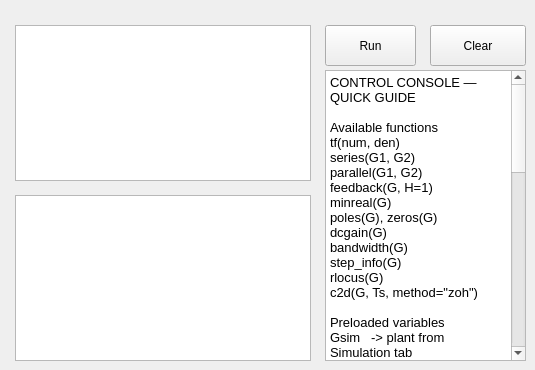
   <widget class="QWidget" name="tab_9">
    <attribute name="title">
     <string>Control Console</string>
    </attribute>
    <widget class="QTextEdit" name="command_input">
     <property name="geometry">
      <rect>
       <x>15</x>
       <y>25</y>
       <width>296</width>
       <height>156</height>
      </rect>
     </property>
    </widget>
    <widget class="QTextBrowser" name="result_output">
     <property name="geometry">
      <rect>
       <x>15</x>
       <y>195</y>
       <width>296</width>
       <height>166</height>
      </rect>
     </property>
    </widget>
    <widget class="QPushButton" name="run_button">
     <property name="geometry">
      <rect>
       <x>325</x>
       <y>25</y>
       <width>91</width>
       <height>41</height>
      </rect>
     </property>
     <property name="text">
      <string>Run</string>
     </property>
    </widget>
    <widget class="QPushButton" name="clear_button">
     <property name="geometry">
      <rect>
       <x>430</x>
       <y>25</y>
       <width>96</width>
       <height>41</height>
      </rect>
     </property>
     <property name="text">
      <string>Clear</string>
     </property>
    </widget>
    <widget class="QTextBrowser" name="result_output_2">
     <property name="geometry">
      <rect>
       <x>325</x>
       <y>70</y>
       <width>201</width>
       <height>291</height>
      </rect>
     </property>
     <property name="html">
      <string>&lt;!DOCTYPE HTML PUBLIC &quot;-//W3C//DTD HTML 4.0//EN&quot; &quot;http://www.w3.org/TR/REC-html40/strict.dtd&quot;&gt;
&lt;html&gt;&lt;head&gt;&lt;meta name=&quot;qrichtext&quot; content=&quot;1&quot; /&gt;&lt;style type=&quot;text/css&quot;&gt;
p, li { white-space: pre-wrap; }
&lt;/style&gt;&lt;/head&gt;&lt;body style=&quot; font-family:'MS Shell Dlg 2'; font-size:10pt; font-weight:400; font-style:normal;&quot;&gt;
&lt;p style=&quot; margin-top:0px; margin-bottom:0px; margin-left:0px; margin-right:0px; -qt-block-indent:0; text-indent:0px;&quot;&gt;CONTROL CONSOLE — QUICK GUIDE&lt;/p&gt;
&lt;p style=&quot;-qt-paragraph-type:empty; margin-top:0px; margin-bottom:0px; margin-left:0px; margin-right:0px; -qt-block-indent:0; text-indent:0px;&quot;&gt;&lt;br /&gt;&lt;/p&gt;
&lt;p style=&quot; margin-top:0px; margin-bottom:0px; margin-left:0px; margin-right:0px; -qt-block-indent:0; text-indent:0px;&quot;&gt;Available functions&lt;/p&gt;
&lt;p style=&quot; margin-top:0px; margin-bottom:0px; margin-left:0px; margin-right:0px; -qt-block-indent:0; text-indent:0px;&quot;&gt;tf(num, den)&lt;/p&gt;
&lt;p style=&quot; margin-top:0px; margin-bottom:0px; margin-left:0px; margin-right:0px; -qt-block-indent:0; text-indent:0px;&quot;&gt;series(G1, G2)&lt;/p&gt;
&lt;p style=&quot; margin-top:0px; margin-bottom:0px; margin-left:0px; margin-right:0px; -qt-block-indent:0; text-indent:0px;&quot;&gt;parallel(G1, G2)&lt;/p&gt;
&lt;p style=&quot; margin-top:0px; margin-bottom:0px; margin-left:0px; margin-right:0px; -qt-block-indent:0; text-indent:0px;&quot;&gt;feedback(G, H=1)&lt;/p&gt;
&lt;p style=&quot; margin-top:0px; margin-bottom:0px; margin-left:0px; margin-right:0px; -qt-block-indent:0; text-indent:0px;&quot;&gt;minreal(G)&lt;/p&gt;
&lt;p style=&quot; margin-top:0px; margin-bottom:0px; margin-left:0px; margin-right:0px; -qt-block-indent:0; text-indent:0px;&quot;&gt;poles(G), zeros(G)&lt;/p&gt;
&lt;p style=&quot; margin-top:0px; margin-bottom:0px; margin-left:0px; margin-right:0px; -qt-block-indent:0; text-indent:0px;&quot;&gt;dcgain(G)&lt;/p&gt;
&lt;p style=&quot; margin-top:0px; margin-bottom:0px; margin-left:0px; margin-right:0px; -qt-block-indent:0; text-indent:0px;&quot;&gt;bandwidth(G)&lt;/p&gt;
&lt;p style=&quot; margin-top:0px; margin-bottom:0px; margin-left:0px; margin-right:0px; -qt-block-indent:0; text-indent:0px;&quot;&gt;step_info(G)&lt;/p&gt;
&lt;p style=&quot; margin-top:0px; margin-bottom:0px; margin-left:0px; margin-right:0px; -qt-block-indent:0; text-indent:0px;&quot;&gt;rlocus(G)&lt;/p&gt;
&lt;p style=&quot; margin-top:0px; margin-bottom:0px; margin-left:0px; margin-right:0px; -qt-block-indent:0; text-indent:0px;&quot;&gt;c2d(G, Ts, method=&amp;quot;zoh&amp;quot;)&lt;/p&gt;
&lt;p style=&quot;-qt-paragraph-type:empty; margin-top:0px; margin-bottom:0px; margin-left:0px; margin-right:0px; -qt-block-indent:0; text-indent:0px;&quot;&gt;&lt;br /&gt;&lt;/p&gt;
&lt;p style=&quot; margin-top:0px; margin-bottom:0px; margin-left:0px; margin-right:0px; -qt-block-indent:0; text-indent:0px;&quot;&gt;Preloaded variables&lt;/p&gt;
&lt;p style=&quot; margin-top:0px; margin-bottom:0px; margin-left:0px; margin-right:0px; -qt-block-indent:0; text-indent:0px;&quot;&gt;Gsim   -&amp;gt; plant from Simulation tab&lt;/p&gt;
&lt;p style=&quot; margin-top:0px; margin-bottom:0px; margin-left:0px; margin-right:0px; -qt-block-indent:0; text-indent:0px;&quot;&gt;Gs     -&amp;gt; plant from Root Locus tab&lt;/p&gt;
&lt;p style=&quot; margin-top:0px; margin-bottom:0px; margin-left:0px; margin-right:0px; -qt-block-indent:0; text-indent:0px;&quot;&gt;C      -&amp;gt; controller from Block Reduction tab&lt;/p&gt;
&lt;p style=&quot; margin-top:0px; margin-bottom:0px; margin-left:0px; margin-right:0px; -qt-block-indent:0; text-indent:0px;&quot;&gt;P      -&amp;gt; plant from Block Reduction tab&lt;/p&gt;
&lt;p style=&quot; margin-top:0px; margin-bottom:0px; margin-left:0px; margin-right:0px; -qt-block-indent:0; text-indent:0px;&quot;&gt;Gid    -&amp;gt; identified plant (if available)&lt;/p&gt;
&lt;p style=&quot;-qt-paragraph-type:empty; margin-top:0px; margin-bottom:0px; margin-left:0px; margin-right:0px; -qt-block-indent:0; text-indent:0px;&quot;&gt;&lt;br /&gt;&lt;/p&gt;
&lt;p style=&quot; margin-top:0px; margin-bottom:0px; margin-left:0px; margin-right:0px; -qt-block-indent:0; text-indent:0px;&quot;&gt;Useful examples&lt;/p&gt;
&lt;p style=&quot; margin-top:0px; margin-bottom:0px; margin-left:0px; margin-right:0px; -qt-block-indent:0; text-indent:0px;&quot;&gt;tf([1], [1, 3, 2])&lt;/p&gt;
&lt;p style=&quot;-qt-paragraph-type:empty; margin-top:0px; margin-bottom:0px; margin-left:0px; margin-right:0px; -qt-block-indent:0; text-indent:0px;&quot;&gt;&lt;br /&gt;&lt;/p&gt;
&lt;p style=&quot; margin-top:0px; margin-bottom:0px; margin-left:0px; margin-right:0px; -qt-block-indent:0; text-indent:0px;&quot;&gt;feedback(series(tf([2,1],[1,0]), tf([1],[1,3,2])), 1)&lt;/p&gt;
&lt;p style=&quot;-qt-paragraph-type:empty; margin-top:0px; margin-bottom:0px; margin-left:0px; margin-right:0px; -qt-block-indent:0; text-indent:0px;&quot;&gt;&lt;br /&gt;&lt;/p&gt;
&lt;p style=&quot; margin-top:0px; margin-bottom:0px; margin-left:0px; margin-right:0px; -qt-block-indent:0; text-indent:0px;&quot;&gt;G = tf([1], [1, 3, 2])&lt;/p&gt;
&lt;p style=&quot; margin-top:0px; margin-bottom:0px; margin-left:0px; margin-right:0px; -qt-block-indent:0; text-indent:0px;&quot;&gt;C = tf([2, 1], [1, 0])&lt;/p&gt;
&lt;p style=&quot; margin-top:0px; margin-bottom:0px; margin-left:0px; margin-right:0px; -qt-block-indent:0; text-indent:0px;&quot;&gt;T = feedback(series(C, G), 1)&lt;/p&gt;
&lt;p style=&quot; margin-top:0px; margin-bottom:0px; margin-left:0px; margin-right:0px; -qt-block-indent:0; text-indent:0px;&quot;&gt;minreal(T)&lt;/p&gt;
&lt;p style=&quot;-qt-paragraph-type:empty; margin-top:0px; margin-bottom:0px; margin-left:0px; margin-right:0px; -qt-block-indent:0; text-indent:0px;&quot;&gt;&lt;br /&gt;&lt;/p&gt;
&lt;p style=&quot; margin-top:0px; margin-bottom:0px; margin-left:0px; margin-right:0px; -qt-block-indent:0; text-indent:0px;&quot;&gt;poles(tf([1], [1, 3, 2]))&lt;/p&gt;
&lt;p style=&quot; margin-top:0px; margin-bottom:0px; margin-left:0px; margin-right:0px; -qt-block-indent:0; text-indent:0px;&quot;&gt;zeros(tf([1, 2], [1, 3, 2]))&lt;/p&gt;
&lt;p style=&quot; margin-top:0px; margin-bottom:0px; margin-left:0px; margin-right:0px; -qt-block-indent:0; text-indent:0px;&quot;&gt;dcgain(tf([5], [1, 5]))&lt;/p&gt;
&lt;p style=&quot;-qt-paragraph-type:empty; margin-top:0px; margin-bottom:0px; margin-left:0px; margin-right:0px; -qt-block-indent:0; text-indent:0px;&quot;&gt;&lt;br /&gt;&lt;/p&gt;
&lt;p style=&quot; margin-top:0px; margin-bottom:0px; margin-left:0px; margin-right:0px; -qt-block-indent:0; text-indent:0px;&quot;&gt;sysd = c2d(tf([1], [1, 1]), 0.02, method=&amp;quot;bilinear&amp;quot;)&lt;/p&gt;
&lt;p style=&quot; margin-top:0px; margin-bottom:0px; margin-left:0px; margin-right:0px; -qt-block-indent:0; text-indent:0px;&quot;&gt;poles(sysd)&lt;/p&gt;
&lt;p style=&quot;-qt-paragraph-type:empty; margin-top:0px; margin-bottom:0px; margin-left:0px; margin-right:0px; -qt-block-indent:0; text-indent:0px;&quot;&gt;&lt;br /&gt;&lt;/p&gt;
&lt;p style=&quot; margin-top:0px; margin-bottom:0px; margin-left:0px; margin-right:0px; -qt-block-indent:0; text-indent:0px;&quot;&gt;T = feedback(series(C, P), 1)&lt;/p&gt;
&lt;p style=&quot; margin-top:0px; margin-bottom:0px; margin-left:0px; margin-right:0px; -qt-block-indent:0; text-indent:0px;&quot;&gt;step_info(T)&lt;/p&gt;
&lt;p style=&quot;-qt-paragraph-type:empty; margin-top:0px; margin-bottom:0px; margin-left:0px; margin-right:0px; -qt-block-indent:0; text-indent:0px;&quot;&gt;&lt;br /&gt;&lt;/p&gt;
&lt;p style=&quot; margin-top:0px; margin-bottom:0px; margin-left:0px; margin-right:0px; -qt-block-indent:0; text-indent:0px;&quot;&gt;Notes&lt;/p&gt;
&lt;p style=&quot; margin-top:0px; margin-bottom:0px; margin-left:0px; margin-right:0px; -qt-block-indent:0; text-indent:0px;&quot;&gt;- Write one expression or multiple lines&lt;/p&gt;
&lt;p style=&quot; margin-top:0px; margin-bottom:0px; margin-left:0px; margin-right:0px; -qt-block-indent:0; text-indent:0px;&quot;&gt;- Last line can be an expression to display&lt;/p&gt;
&lt;p style=&quot; margin-top:0px; margin-bottom:0px; margin-left:0px; margin-right:0px; -qt-block-indent:0; text-indent:0px;&quot;&gt;- No import statements&lt;/p&gt;
&lt;p style=&quot; margin-top:0px; margin-bottom:0px; margin-left:0px; margin-right:0px; -qt-block-indent:0; text-indent:0px;&quot;&gt;- Use tf([num],[den]) format&lt;/p&gt;&lt;/body&gt;&lt;/html&gt;</string>
     </property>
    </widget>
   </widget>
